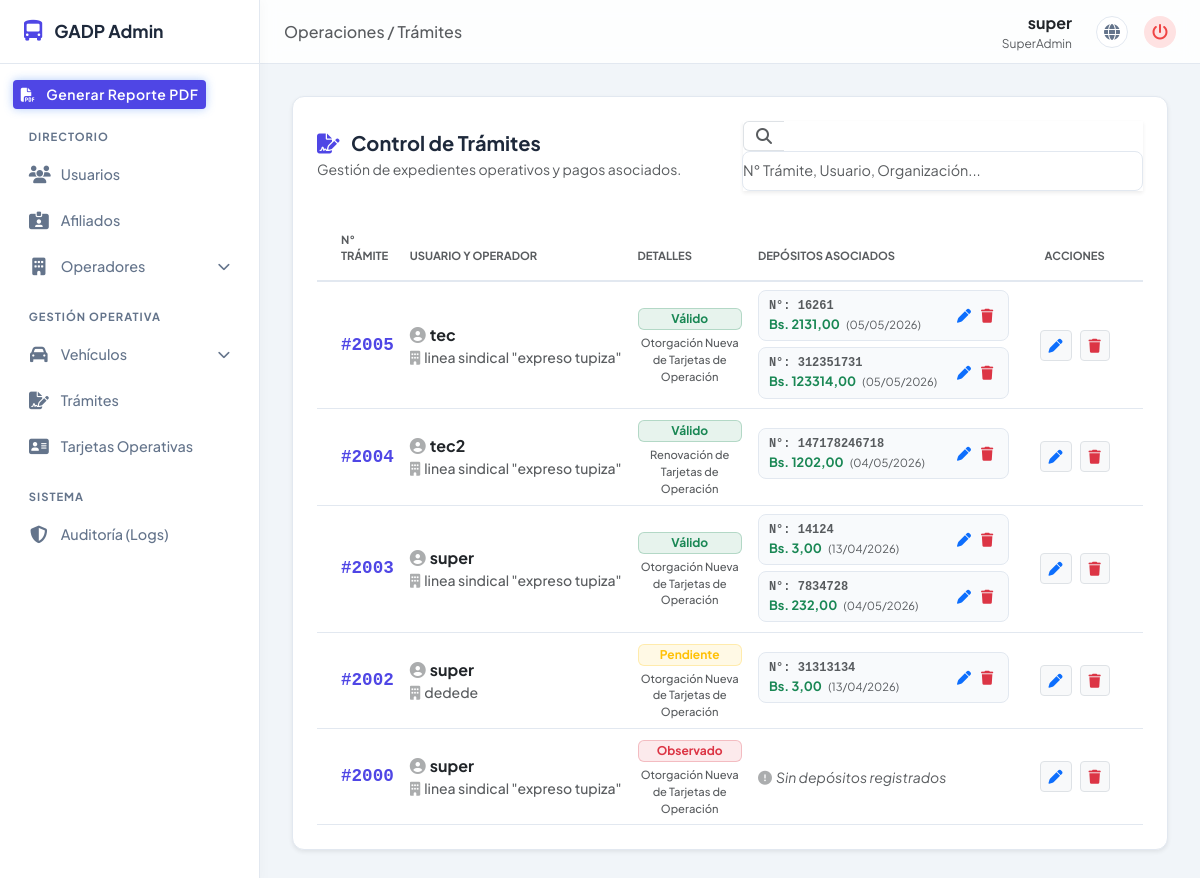
The app's page /gestion/tramites/ (signed in), older data.
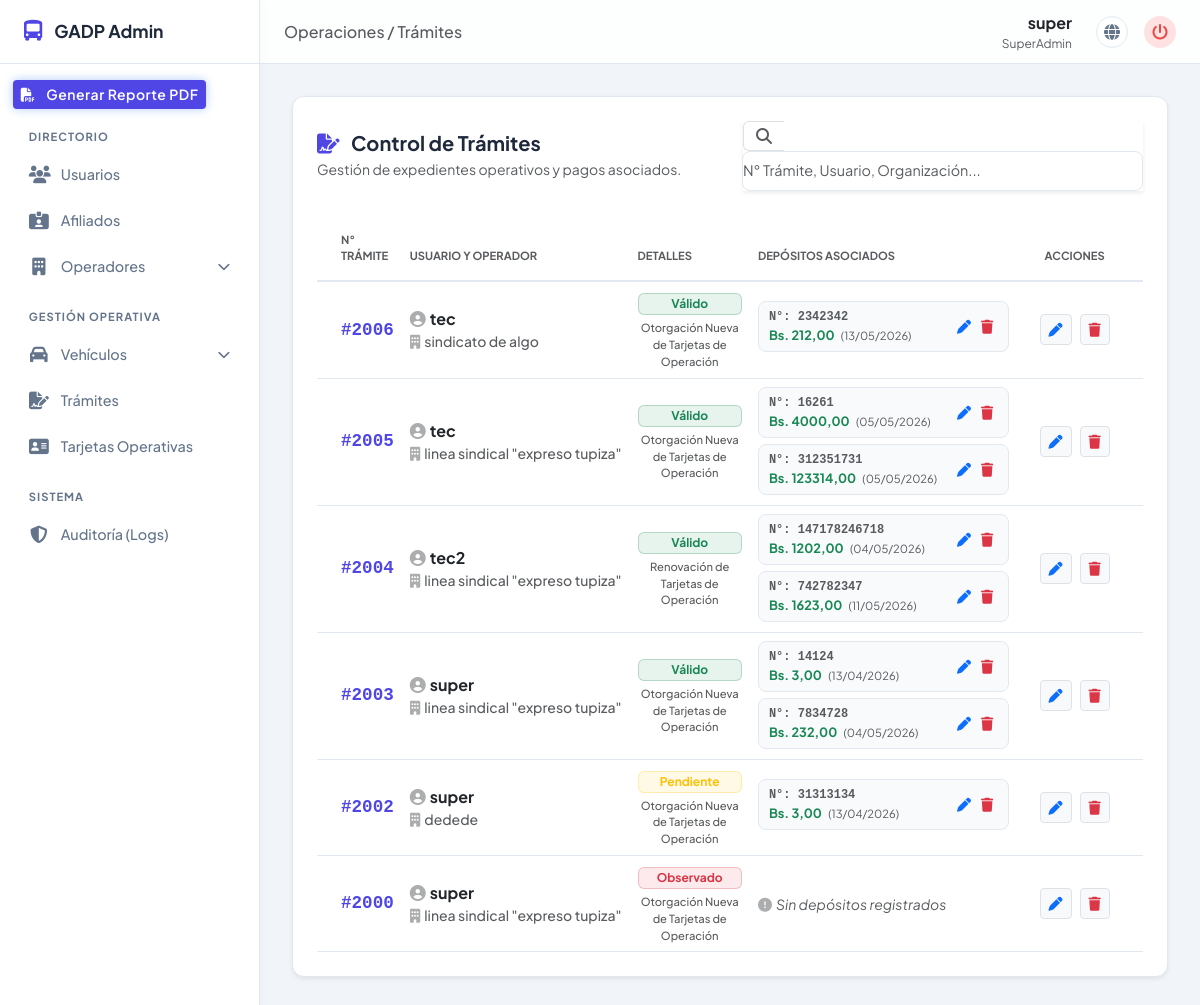
The same page, newer data.
### apps/tramite/models.py (models this page shows, shortened)
class Tramite(models.Model):
    TIPO = (
        ('o', 'Otorgación Nueva de Tarjetas de Operación'),
        ('r', 'Renovación de Tarjetas de Operación'),
    )
    ESTADO = (
        ('p', 'PENDIENTE'),
        ('v', 'VALIDO'),
        ('o', 'OBSERVADO'),
    )
    LICENCIA = (
        ('l1','InterProvincial'),
        ('l2','Interprov.ATL'),
        ('l3','Interprov.Confederado'),
        ('l4','Interprov.Confe.SCZ'),
        ('l5','Interprov.Cooperativas'),
    )
    tipo = models.CharField(max_length=1, choices=TIPO)
    estado = models.CharField(max_length=1, choices=ESTADO, default='p')
    segunda_revicion = models.CharField(max_length=1, choices=ESTADO, default='p')
    licencia = models.CharField(max_length=2, choices=LICENCIA)
    usuario = models.ForeignKey(
        settings.AUTH_USER_MODEL,
        on_delete=models.CASCADE,
        related_name='tramite_usuario'
    )
    operador = models.ForeignKey(
        Operador,
        on_delete=models.PROTECT,
        related_name="tramite_operador"
    )
    informe_tecnico = models.FileField(
        upload_to='informes_tecnicos/',
        blank=True,
        null=True,
        validators=[FileExtensionValidator(allowed_extensions=['pdf', 'jpg', 'jpeg', 'png'])],
    )
    informe_legal = models.FileField(
        upload_to='informes_legales/',
        blank=True,
        null=True,
        validators=[FileExtensionValidator(allowed_extensions=['pdf', 'jpg', 'jpeg', 'png'])]
    )
    resolucion_administrativa = models.FileField(
        upload_to='resolucion_administrativa/',
        blank=True,
        null=True,
        validators=[FileExtensionValidator(allowed_extensions=['pdf', 'jpg', 'jpeg', 'png'])]
    )
    numero = models.PositiveIntegerField(unique=True)
    deposito = models.BooleanField(default=False)
    fojas = models.PositiveIntegerField(blank=True, null=True)
    rutas = models.TextField()
    observacion = models.TextField(blank=True, null=True)
    fecha_registro = models.DateTimeField(auto_now_add=True)
    banco = models.CharField(max_length=100, blank=True, null=True, default='BANCO UNION')
    cuenta = models.CharField(max_length=50, blank=True, null=True, default='1-6024553')
    encargado_firma_1 = models.CharField(max_length=100, blank=True, null=True, default='Abog. Heber Rodriguez Flores')
    area_firma_1 = models.CharField(max_length=100, blank=True, null=True, default='SECRETARIO DEPARTAMENTAL DE JURÍDICA')
    encargado_firma_2 = models.CharField(max_length=100, blank=True, null=True, default='Oscar Mendoza Mamani')
    area_firma_2 = models.CharField(max_length=100, blank=True, null=True, default='SECRETARIO DEPARTAMENTAL DE COORDINACIÓN GENERAL')

class Deposito(models.Model):
    tramite = models.ForeignKey(
        Tramite,
        on_delete=models.CASCADE,
        related_name='deposito_tramite'
    )
    numero = models.CharField(max_length=50, unique=True)
    monto = models.DecimalField(max_digits=10, decimal_places=2)
    fecha_deposito = models.DateTimeField()
    fecha_registro = models.DateTimeField(auto_now_add=True)

### apps/usuario/models.py (models this page shows)
class Usuario(AbstractUser):
    ROLES = (
        ('sa', 'Super Administrador'),
        ('a', 'Administrador'),
        ('u', 'Tecnico')
    )
    rol = models.CharField(max_length=2, choices=ROLES, default='u')
    objects = UsuarioManager()
    def __str__(self):
        return self.username

### apps/operador/models.py (models this page shows, shortened)
class Operador(models.Model):
    organizacion = models.ForeignKey(
        'Organizacion',
        on_delete=models.PROTECT,
        related_name='operador_organizacion'
    )
    federacion = models.ForeignKey(
        'Federacion',
        on_delete=models.PROTECT,
        related_name='operador_federacion'
    )
    fecha_registro = models.DateTimeField(auto_now_add=True)
    def __str__(self):
        return f"{self.organizacion.nombre} - {self.federacion.nombre}"

class Organizacion(models.Model):
    nombre = models.CharField(max_length=500)
    fecha_registro = models.DateTimeField(auto_now_add=True)

### apps/gestion/views.py (the view, shortened to what this page needs)
# urls.py: path('tramites/', views.gestion_tramites, name='tramite_list'),
@login_required
@user_passes_test(es_superadmin, login_url='/', redirect_field_name=None)
def gestion_tramites(request: HttpRequest) -> HttpResponse:
    q = request.GET.get('q', '').strip()
    try:
        lista = Tramite.objects.select_related('usuario', 'operador__organizacion', 'operador__federacion')\
                               .prefetch_related('deposito_tramite')\
                               .all().order_by('-fecha_registro')
        if q:
            lista = lista.filter(
                Q(numero__icontains=q) |
                Q(usuario__username__icontains=q) |
                Q(operador__organizacion__nombre__icontains=q)
            )
        paginator = Paginator(lista, 20)
        registros = paginator.get_page(request.GET.get('page'))
    except DatabaseError as e:
        logger.error(f"Error en consulta listando trámites: {e}")
        registros = []
    contexto = {
        'registros': registros,
        'q': q,
        'form_tramite': EditarTramiteAdminForm(),
        'form_deposito': DepositoForm(),
    }
    return render(request, 'gestion/gestion_tramites.html', contexto)

### apps/tramite/forms.py
class EditarTramiteAdminForm(BootstrapFormMixin, forms.ModelForm):
    class Meta:
        model = Tramite
        fields = ['tipo', 'estado', 'licencia', 'usuario', 'operador', 'fojas', 'rutas', 'observacion', 'banco', 'cuenta', 'encargado_firma_1', 'area_firma_1', 'encargado_firma_2', 'area_firma_2']
        labels = {
            'tipo': 'Tipo de Trámite',
            'estado': 'Estado del Trámite',
            'licencia': 'Número de Licencia',
            'usuario': 'Usuario Asignado',
            'operador': 'Empresa Operadora',
            'fojas': 'Cantidad de Fojas',
            'rutas': 'Rutas Aprobadas/Solicitadas',
            'observacion': 'Observaciones Generales',
        }
        widgets = {
            'rutas': forms.Textarea(attrs={'rows': 3}),
            'observacion': forms.Textarea(attrs={'rows': 3, 'placeholder': 'Añadir observaciones si corresponde...'}),
        }

### apps/usuario/permisos.py (called while the page is built)
def es_superadmin(user):
    return user.is_authenticated and user.rol == 'sa'

### apps/gestion/templates/gestion/gestion_tramites.html (shortened to what the changed rows need)
{% extends 'gestion/base_admin.html' %}
{% block content %}
<div class="card-panel shadow-sm">
    <div id="tablaContainer" class="table-responsive">
        <table class="table table-hover align-middle mb-0">
            <thead class="bg-light">
                <tr style="border-bottom: 2px solid var(--border-color);">
                    <th class="text-muted text-uppercase fw-bold py-3 ps-4" style="font-size: 0.7rem; width: 10%;">N° Trámite</th>
                    <th class="text-muted text-uppercase fw-bold py-3" style="font-size: 0.7rem; width: 25%;">Usuario y Operador</th>
                    <th class="text-muted text-uppercase fw-bold py-3" style="font-size: 0.7rem; width: 15%;">Detalles</th>
                    <th class="text-muted text-uppercase fw-bold py-3" style="font-size: 0.7rem; width: 35%;">Depósitos Asociados</th>
                    <th class="text-muted text-uppercase fw-bold py-3 text-center pe-4" style="font-size: 0.7rem; width: 15%;">Acciones</th>
                </tr>
            </thead>
            <tbody style="background-color: var(--bg-surface);">
                {% for t in registros %}
                <tr style="border-bottom: 1px solid var(--border-color);">
                    <td class="ps-4">
                        <span class="fw-bold" style="color: var(--accent-blue); font-size: 1.1rem; font-family: 'Courier New', monospace;">
                            #{{ t.numero }}
                        </span>
                    </td>
                    <td>
                        <span class="text-dark fw-bold"><i class="fas fa-user-circle text-muted me-1 opacity-50"></i>{{ t.usuario.username }}</span><br>
                        <small class="text-muted d-block text-truncate fw-medium" style="max-width: 250px;">
                            <i class="fas fa-building text-muted me-1 opacity-50"></i>{{ t.operador.organizacion.nombre }}
                        </small>
                    </td>
                    <td>
                        {% if t.estado == 'p' %}
                            <span class="badge bg-warning bg-opacity-10 text-warning border border-warning border-opacity-25 w-100 mb-1 px-2 py-1">Pendiente</span>
                        {% elif t.estado == 'v' %}
                            <span class="badge bg-success bg-opacity-10 text-success border border-success border-opacity-25 w-100 mb-1 px-2 py-1">Válido</span>
                        {% else %}
                            <span class="badge bg-danger bg-opacity-10 text-danger border border-danger border-opacity-25 w-100 mb-1 px-2 py-1">Observado</span>
                        {% endif %}
                        <small class="text-muted d-block text-center fw-medium" style="font-size: 0.7rem;">{{ t.get_tipo_display }}</small>
                    </td>
                    <td>
                        <div style="max-height: 110px; overflow-y: auto; padding-right: 5px;">
                            {% for dep in t.deposito_tramite.all %}
                                <div class="deposito-item">
                                    <div class="d-flex flex-column">
                                        <span class="text-muted fw-semibold" style="font-size: 0.75rem; font-family: monospace;">N°: {{ dep.numero }}</span>
                                        <span class="text-success fw-bold" style="font-size: 0.8rem;">
                                            Bs. {{ dep.monto }} <small class="text-muted fw-normal ms-1">({{ dep.fecha_deposito|date:"d/m/Y" }})</small>
                                        </span>
                                    </div>
                                    <div class="btn-group btn-group-sm">
                                        <button type="button" class="btn btn-sm btn-link text-primary p-0 mx-1" onclick="abrirModalEdicionDeposito('{{ dep.id }}', '{{ dep.numero|escapejs }}', '{{ dep.monto }}', '{{ dep.fecha_deposito|date:"Y-m-d" }}')" title="Editar Depósito"><i class="fas fa-pen"></i></button>
                                        <button type="button" class="btn btn-sm btn-link text-danger p-0 mx-1" onclick="abrirModalEliminacionDeposito('{{ dep.id }}', '{{ dep.numero|escapejs }}')" title="Eliminar Depósito"><i class="fas fa-trash"></i></button>
                                    </div>
                                </div>
                            {% empty %}
                                <span class="text-muted small fst-italic"><i class="fas fa-exclamation-circle me-1 opacity-50"></i>Sin depósitos registrados</span>
                            {% endfor %}
                        </div>
                    </td>
                    <td class="text-center pe-4">
                        <div class="d-inline-flex gap-2">
                            <button type="button" class="btn btn-sm btn-light border" onclick="abrirModalEdicionTramite('{{ t.id }}', '{{ t.numero }}', '{{ t.tipo }}', '{{ t.estado }}', '{{ t.licencia }}', '{{ t.usuario.id }}', '{{ t.operador.id }}', '{{ t.fojas|default:"" }}', '{{ t.rutas|escapejs }}', '{{ t.observacion|escapejs }}')" title="Editar Trámite">
                                <i class="fas fa-pen text-primary"></i>
                            </button>
                            <button type="button" class="btn btn-sm btn-light border" onclick="abrirModalEliminacionTramite('{{ t.id }}', '{{ t.numero }}')" title="Eliminar Trámite">
                                <i class="fas fa-trash text-danger"></i>
                            </button>
                        </div>
                    </td>
                </tr>
                {% endfor %}
            </tbody>
        </table>
    </div>
</div>
{% endblock %}

Row changes from the older to the newer data that the page shows:
added Tramite: numero "2006", usuario.username "tec", operador.organizacion.nombre "sindicato de algo", estado "Válido", tipo "Otorgación Nueva de Tarjetas de Operación"
added Deposito: numero "2342342", monto "212,00", fecha_deposito "13/05/2026", shown under "2006"
changed Deposito (number 2 of 8 on the later page): monto "2131,00" → "4000,00"
added Deposito: numero "742782347", monto "1623,00", fecha_deposito "11/05/2026", shown under Tramite "Renovación de Tarjetas de Operación"
